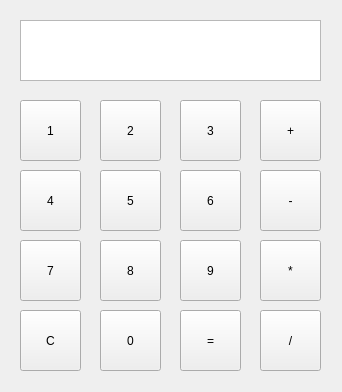
<?xml version="1.0" encoding="UTF-8"?>
<ui version="4.0">
 <class>QtWidgetsApplicationClass</class>
 <widget class="QWidget" name="QtWidgetsApplicationClass">
  <property name="geometry">
   <rect>
    <x>0</x>
    <y>0</y>
    <width>342</width>
    <height>392</height>
   </rect>
  </property>
  <property name="windowTitle">
   <string>QtWidgetsApplication</string>
  </property>
  <widget class="QPushButton" name="number_Button_1">
   <property name="geometry">
    <rect>
     <x>20</x>
     <y>100</y>
     <width>61</width>
     <height>61</height>
    </rect>
   </property>
   <property name="text">
    <string>1</string>
   </property>
  </widget>
  <widget class="QPushButton" name="number_Button_2">
   <property name="geometry">
    <rect>
     <x>100</x>
     <y>100</y>
     <width>61</width>
     <height>61</height>
    </rect>
   </property>
   <property name="text">
    <string>2</string>
   </property>
  </widget>
  <widget class="QPushButton" name="number_Button_3">
   <property name="geometry">
    <rect>
     <x>180</x>
     <y>100</y>
     <width>61</width>
     <height>61</height>
    </rect>
   </property>
   <property name="text">
    <string>3</string>
   </property>
  </widget>
  <widget class="QPushButton" name="number_Button_4">
   <property name="geometry">
    <rect>
     <x>20</x>
     <y>170</y>
     <width>61</width>
     <height>61</height>
    </rect>
   </property>
   <property name="text">
    <string>4</string>
   </property>
  </widget>
  <widget class="QPushButton" name="number_Button_6">
   <property name="geometry">
    <rect>
     <x>180</x>
     <y>170</y>
     <width>61</width>
     <height>61</height>
    </rect>
   </property>
   <property name="text">
    <string>6</string>
   </property>
  </widget>
  <widget class="QPushButton" name="number_Button_5">
   <property name="geometry">
    <rect>
     <x>100</x>
     <y>170</y>
     <width>61</width>
     <height>61</height>
    </rect>
   </property>
   <property name="text">
    <string>5</string>
   </property>
  </widget>
  <widget class="QPushButton" name="number_Button_7">
   <property name="geometry">
    <rect>
     <x>20</x>
     <y>240</y>
     <width>61</width>
     <height>61</height>
    </rect>
   </property>
   <property name="text">
    <string>7</string>
   </property>
  </widget>
  <widget class="QPushButton" name="number_Button_9">
   <property name="geometry">
    <rect>
     <x>180</x>
     <y>240</y>
     <width>61</width>
     <height>61</height>
    </rect>
   </property>
   <property name="text">
    <string>9</string>
   </property>
  </widget>
  <widget class="QPushButton" name="number_Button_8">
   <property name="geometry">
    <rect>
     <x>100</x>
     <y>240</y>
     <width>61</width>
     <height>61</height>
    </rect>
   </property>
   <property name="text">
    <string>8</string>
   </property>
  </widget>
  <widget class="QPushButton" name="number_Button_0">
   <property name="geometry">
    <rect>
     <x>100</x>
     <y>310</y>
     <width>61</width>
     <height>61</height>
    </rect>
   </property>
   <property name="text">
    <string>0</string>
   </property>
  </widget>
  <widget class="QPushButton" name="action_Button_c">
   <property name="geometry">
    <rect>
     <x>20</x>
     <y>310</y>
     <width>61</width>
     <height>61</height>
    </rect>
   </property>
   <property name="text">
    <string>C</string>
   </property>
  </widget>
  <widget class="QPushButton" name="action_Button_equal">
   <property name="geometry">
    <rect>
     <x>180</x>
     <y>310</y>
     <width>61</width>
     <height>61</height>
    </rect>
   </property>
   <property name="text">
    <string>=</string>
   </property>
  </widget>
  <widget class="QPushButton" name="action_Button_plus">
   <property name="geometry">
    <rect>
     <x>260</x>
     <y>100</y>
     <width>61</width>
     <height>61</height>
    </rect>
   </property>
   <property name="text">
    <string>+</string>
   </property>
  </widget>
  <widget class="QPushButton" name="action_Button_minus">
   <property name="geometry">
    <rect>
     <x>260</x>
     <y>170</y>
     <width>61</width>
     <height>61</height>
    </rect>
   </property>
   <property name="text">
    <string>-</string>
   </property>
  </widget>
  <widget class="QPushButton" name="action_Button_divide">
   <property name="geometry">
    <rect>
     <x>260</x>
     <y>310</y>
     <width>61</width>
     <height>61</height>
    </rect>
   </property>
   <property name="text">
    <string>/</string>
   </property>
  </widget>
  <widget class="QPushButton" name="action_Button_multiply">
   <property name="geometry">
    <rect>
     <x>260</x>
     <y>240</y>
     <width>61</width>
     <height>61</height>
    </rect>
   </property>
   <property name="text">
    <string>*</string>
   </property>
  </widget>
  <widget class="QTextBrowser" name="result">
   <property name="geometry">
    <rect>
     <x>20</x>
     <y>20</y>
     <width>301</width>
     <height>61</height>
    </rect>
   </property>
   <property name="layoutDirection">
    <enum>Qt::LeftToRight</enum>
   </property>
   <property name="html">
    <string>&lt;!DOCTYPE HTML PUBLIC &quot;-//W3C//DTD HTML 4.0//EN&quot; &quot;http://www.w3.org/TR/REC-html40/strict.dtd&quot;&gt;
&lt;html&gt;&lt;head&gt;&lt;meta name=&quot;qrichtext&quot; content=&quot;1&quot; /&gt;&lt;style type=&quot;text/css&quot;&gt;
p, li { white-space: pre-wrap; }
&lt;/style&gt;&lt;/head&gt;&lt;body style=&quot; font-family:'SimSun'; font-size:9pt; font-weight:400; font-style:normal;&quot;&gt;
&lt;p align=&quot;right&quot; style=&quot;-qt-paragraph-type:empty; margin-top:0px; margin-bottom:0px; margin-left:0px; margin-right:0px; -qt-block-indent:0; text-indent:0px;&quot;&gt;&lt;br /&gt;&lt;/p&gt;&lt;/body&gt;&lt;/html&gt;</string>
   </property>
  </widget>
 </widget>
 <layoutdefault spacing="6" margin="11"/>
 <resources>
  <include location="QtWidgetsApplication.qrc"/>
 </resources>
 <connections/>
</ui>
